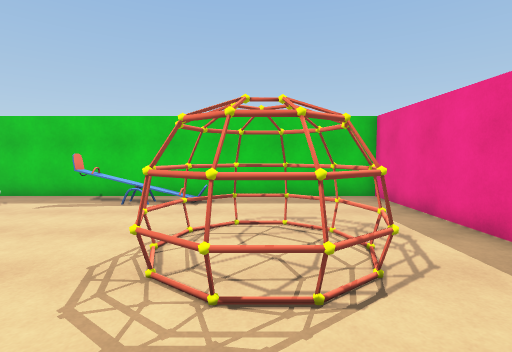
view 1 (above)

12 first-person views from a walk through a 3-D level made in the Unity game engine. The camera is 1.5 m above the floor, tilts 4° down and sees 85° across. The floor is counted in squares, 1 m on a side. Each view is taken from the middle of a square. On the plan, view 1 faces up. The plan holds only what a view shows up to about 14 squares ahead; the rest is blank. The place goes on beyond the plan.

view 2
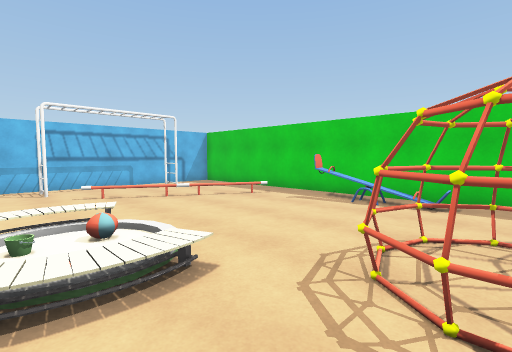

view 3
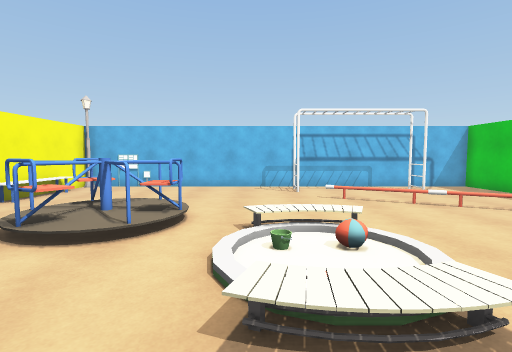

view 4
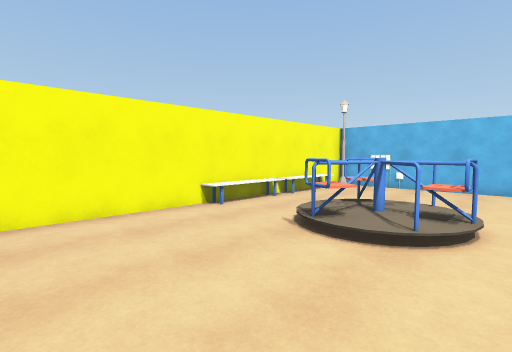

view 5
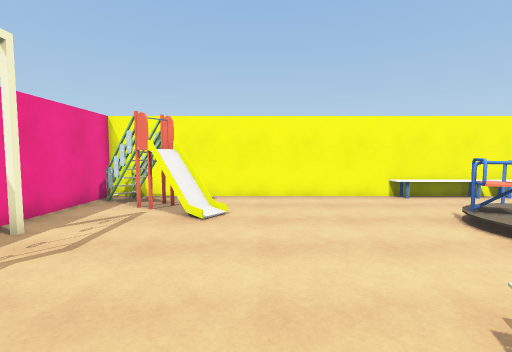

view 6
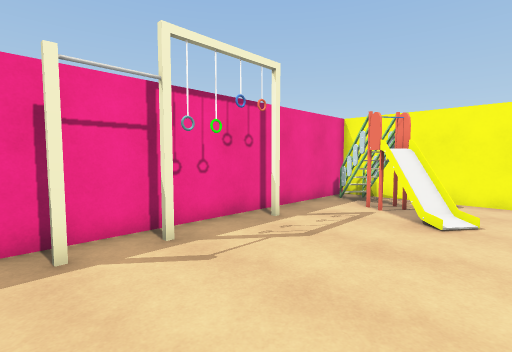

view 7
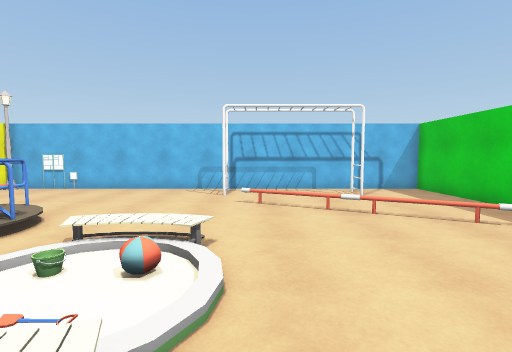

view 8
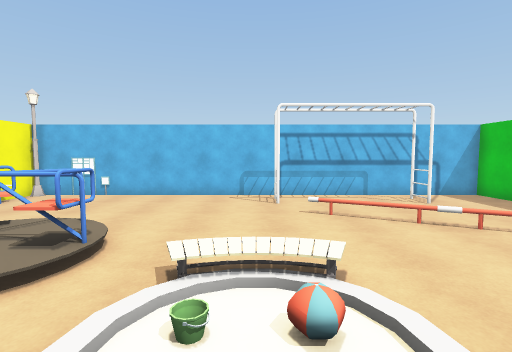

view 9
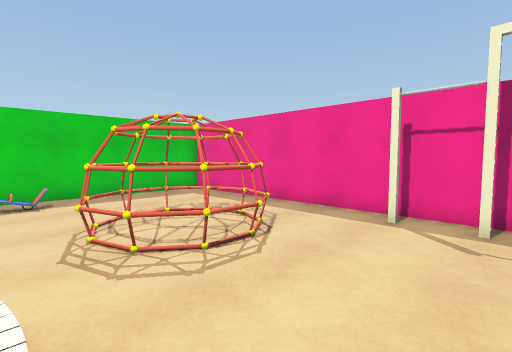

view 10
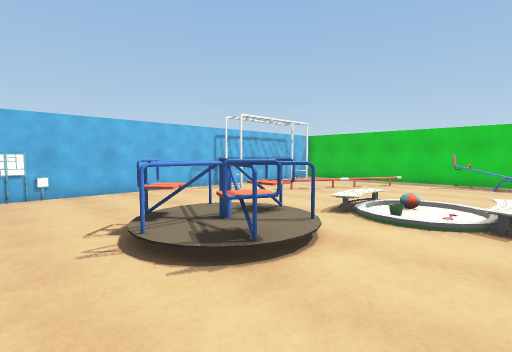

view 11
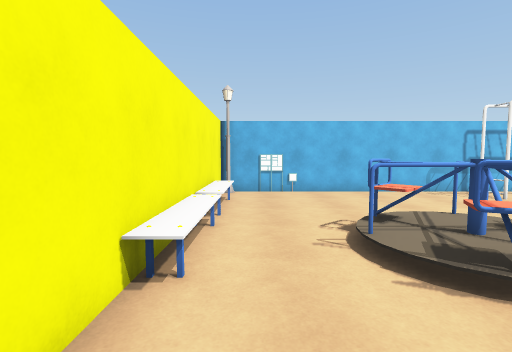

view 12
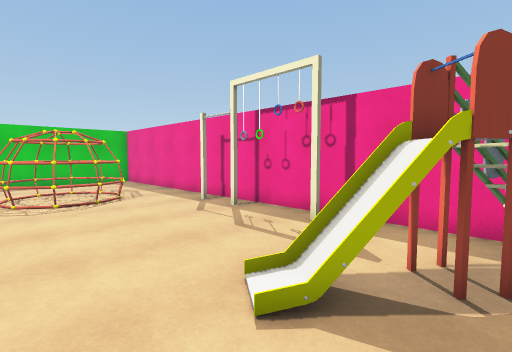

### Floor plan
Key: @ floor where view 1 was taken; # wall or solid block; x gap in a wall; . main floor; : floor 0.25 m higher than the main floor; / step, stairs or slope; = window, fence, low wall or low ledge; L lamp; B bench; O other object.
Columns run from 15 left of view 1 to 5 right of it. Each row starts with its distance up from view 1.
 11 #####################
 10 #...................#
  9 #........OOOO=......#
  8 #...................#
  7 #x#.................#
  6 #.............OOO...#
  5 #............OO.OO..#
  4 #............OO..O..#
  3 #.............OOO...#
  2 #x#.....// //.......#
  1 #......./   /......##
  0 #.......// //..@...##
 -1 #...................#
 -2 #......OOO..........#
 -3 #.....OOO:..........#
 -4 #.....OOOO..........#
 -5 O....../O.......#...#
 -6 O..............=##..#
 -7 #................##x#
 -8 L.BBBBBBBB........x.#
 -9 #####################

Positions as (right, up) in squares from view 1, and headings:
1: (0, 0), facing up
2: (0, 0), facing up-left
3: (-1, 0), facing left
4: (-1, -1), facing down-left
5: (-1, 2), facing down
6: (-1, 2), facing down-right
7: (-2, 3), facing left
8: (-3, 1), facing left
9: (-3, -1), facing up-right
10: (-3, -7), facing up-left
11: (-3, -7), facing left
12: (-2, -7), facing up-right
